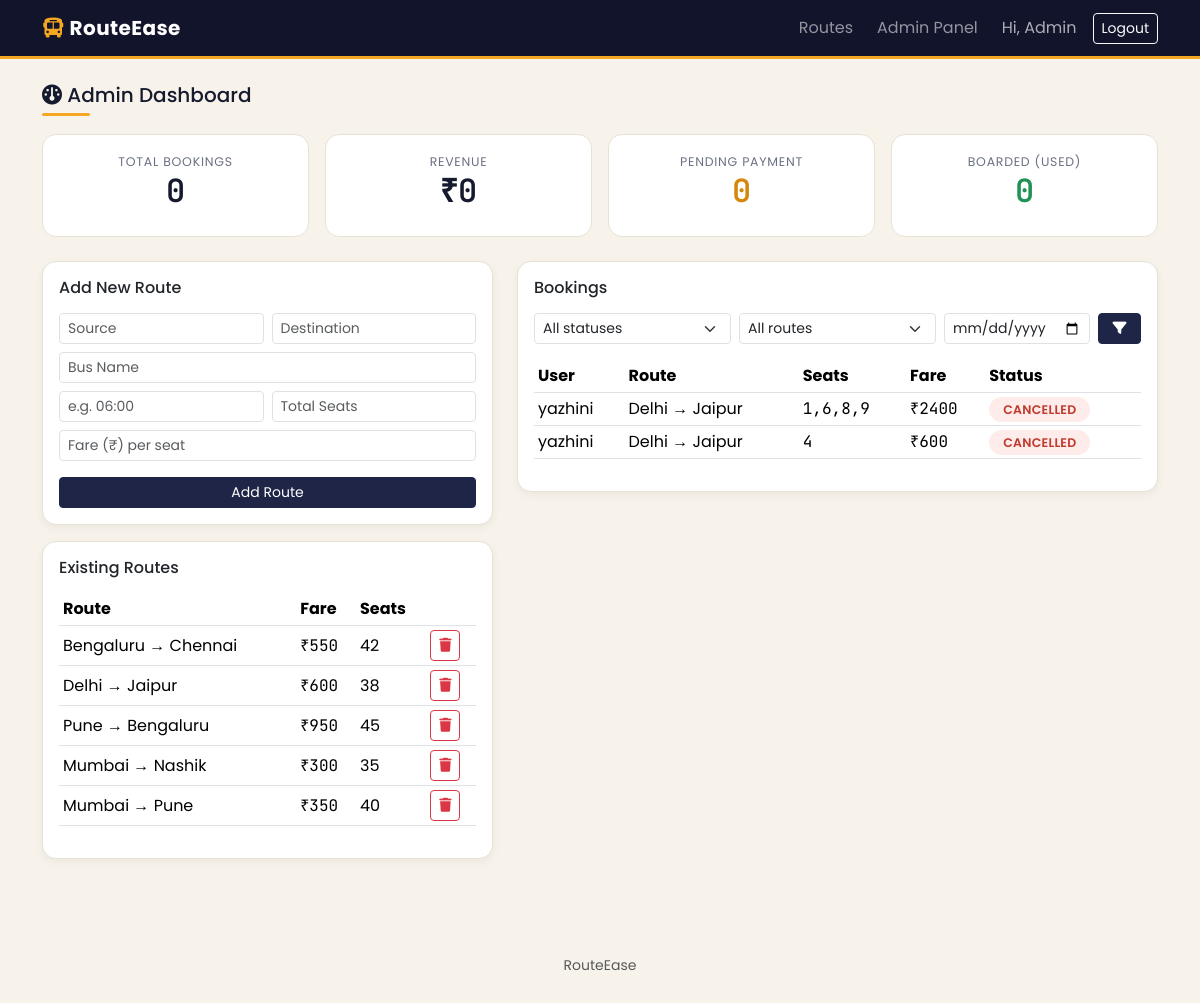
The page /admin (signed in) on the database its author committed.
### tables this page shows
CREATE TABLE routes (
            id INTEGER PRIMARY KEY AUTOINCREMENT,
            source TEXT NOT NULL,
            destination TEXT NOT NULL,
            bus_name TEXT NOT NULL,
            departure_time TEXT NOT NULL,
            total_seats INTEGER NOT NULL,
            fare REAL NOT NULL
        );

CREATE TABLE bookings (
            id INTEGER PRIMARY KEY AUTOINCREMENT,
            ticket_uid TEXT UNIQUE NOT NULL,
            user_id INTEGER NOT NULL,
            route_id INTEGER NOT NULL,
            passenger_name TEXT NOT NULL,
            seats INTEGER NOT NULL,
            seat_numbers TEXT NOT NULL DEFAULT '',
            fare_charged REAL NOT NULL,
            status TEXT DEFAULT 'PENDING_PAYMENT',
            booked_at TEXT DEFAULT (datetime('now')),
            paid_at TEXT,
            used_at TEXT,
            FOREIGN KEY (user_id) REFERENCES users (id),
            FOREIGN KEY (route_id) REFERENCES routes (id)
        );

CREATE TABLE users (
            id INTEGER PRIMARY KEY AUTOINCREMENT,
            name TEXT NOT NULL,
            email TEXT UNIQUE NOT NULL,
            password_hash TEXT NOT NULL,
            is_admin INTEGER DEFAULT 0,
            created_at TEXT DEFAULT (datetime('now'))
        );

### app.py (the view)
@app.route("/admin")
@admin_required
def admin_dashboard():
    status_filter = request.args.get("status", "").strip()
    route_filter = request.args.get("route_id", "").strip()
    date_filter = request.args.get("date", "").strip()
    conn = get_db()
    routes = conn.execute("SELECT * FROM routes ORDER BY id DESC").fetchall()
    query = """SELECT b.*, r.source, r.destination, u.name AS user_name
               FROM bookings b
               JOIN routes r ON b.route_id = r.id
               JOIN users u ON b.user_id = u.id
               WHERE 1=1"""
    params = []
    if status_filter:
        query += " AND b.status = ?"
        params.append(status_filter)
    if route_filter:
        query += " AND b.route_id = ?"
        params.append(route_filter)
    if date_filter:
        query += " AND date(b.booked_at) = ?"
        params.append(date_filter)
    query += " ORDER BY b.booked_at DESC LIMIT 100"
    bookings = conn.execute(query, params).fetchall()
    revenue = conn.execute(
        "SELECT COALESCE(SUM(fare_charged), 0) AS total FROM bookings WHERE status IN ('CONFIRMED','USED')"
    ).fetchone()["total"]
    total_bookings = conn.execute(
        "SELECT COUNT(*) AS c FROM bookings WHERE status != 'CANCELLED'"
    ).fetchone()["c"]
    pending_payments = conn.execute(
        "SELECT COUNT(*) AS c FROM bookings WHERE status = 'PENDING_PAYMENT'"
    ).fetchone()["c"]
    used_count = conn.execute(
        "SELECT COUNT(*) AS c FROM bookings WHERE status = 'USED'"
    ).fetchone()["c"]
    cancelled_count = conn.execute(
        "SELECT COUNT(*) AS c FROM bookings WHERE status = 'CANCELLED'"
    ).fetchone()["c"]
    conn.close()
    return render_template(
        "admin_dashboard.html",
        routes=routes,
        bookings=bookings,
        revenue=revenue,
        total_bookings=total_bookings,
        pending_payments=pending_payments,
        used_count=used_count,
        cancelled_count=cancelled_count,
        status_filter=status_filter,
        route_filter=route_filter,
        date_filter=date_filter,
    )

### app.py (called while the page is built)
def get_db():
    conn = sqlite3.connect(DB_PATH)
    conn.row_factory = sqlite3.Row
    conn.execute("PRAGMA foreign_keys = ON")
    return conn

def admin_required(view):
    @wraps(view)
    def wrapped(*args, **kwargs):
        if "user_id" not in session or not session.get("is_admin"):
            flash("Admin access required.", "danger")
            return redirect(url_for("login"))
        return view(*args, **kwargs)
    return wrapped

### templates/admin_dashboard.html (shortened to what this page needs)
{% extends "base.html" %}
{% block content %}
<h5 class="mb-0"><i class="fa-solid fa-gauge"></i> Admin Dashboard</h5>
<div class="divider-amber"></div>
<div class="row g-3 mb-4">
    <div class="col-6 col-md-3">
        <div class="stat-card">
            <div class="stat-label">Total Bookings</div>
            <h2>{{ total_bookings }}</h2>
        </div>
    </div>
    <div class="col-6 col-md-3">
        <div class="stat-card">
            <div class="stat-label">Revenue</div>
            <h2>₹{{ "%.0f"|format(revenue) }}</h2>
        </div>
    </div>
    <div class="col-6 col-md-3">
        <div class="stat-card">
            <div class="stat-label">Pending Payment</div>
            <h2 style="color:#d6860a;">{{ pending_payments }}</h2>
        </div>
    </div>
    <div class="col-6 col-md-3">
        <div class="stat-card">
            <div class="stat-label">Boarded (Used)</div>
            <h2 style="color:#1f9254;">{{ used_count }}</h2>
        </div>
    </div>
</div>
<div class="row g-4">
    <div class="col-lg-5">
        <div class="card route-card p-3">
            <h6 class="mb-3">Add New Route</h6>
            <form method="POST" action="{{ url_for('add_route') }}">
                <div class="row g-2">
                    <div class="col-6"><input class="form-control form-control-sm" name="source" placeholder="Source" required></div>
                    <div class="col-6"><input class="form-control form-control-sm" name="destination" placeholder="Destination" required></div>
                    <div class="col-12"><input class="form-control form-control-sm" name="bus_name" placeholder="Bus Name" required></div>
                    <div class="col-6"><input class="form-control form-control-sm" name="departure_time" placeholder="e.g. 06:00" required></div>
                    <div class="col-6"><input type="number" class="form-control form-control-sm" name="total_seats" placeholder="Total Seats" required></div>
                    <div class="col-12"><input type="number" step="0.01" class="form-control form-control-sm" name="fare" placeholder="Fare (₹) per seat" required></div>
                </div>
                <button class="btn btn-primary btn-sm w-100 mt-3" type="submit">Add Route</button>
            </form>
        </div>
        <div class="card route-card p-3 mt-3">
            <h6 class="mb-3">Existing Routes</h6>
            <div class="table-responsive">
                <table class="table table-sm align-middle">
                    <thead><tr><th>Route</th><th>Fare</th><th>Seats</th><th></th></tr></thead>
                    <tbody>
                    {% for r in routes %}
                        <tr>
                            <td>{{ r.source }} → {{ r.destination }}</td>
                            <td class="mono">₹{{ "%.0f"|format(r.fare) }}</td>
                            <td>{{ r.total_seats }}</td>
                            <td>
                                <form method="POST" action="{{ url_for('delete_route', route_id=r.id) }}" onsubmit="return confirm('Delete this route?');">
                                    <button class="btn btn-sm btn-outline-danger"><i class="fa-solid fa-trash"></i></button>
                                </form>
                            </td>
                        </tr>
                    {% endfor %}
                    </tbody>
                </table>
            </div>
        </div>
    </div>
    <div class="col-lg-7">
        <div class="card route-card p-3">
            <h6 class="mb-3">Bookings</h6>
            <form method="GET" class="row g-2 mb-3">
                <div class="col-md-4">
                    <select name="status" class="form-select form-select-sm">
                        <option value="">All statuses</option>
                    </select>
                </div>
                <div class="col-md-4">
                    <select name="route_id" class="form-select form-select-sm">
                        <option value="">All routes</option>
                    </select>
                </div>
                <div class="col-md-3">
                    <input type="date" name="date" class="form-control form-control-sm" value="{{ date_filter }}">
                </div>
                <div class="col-md-1">
                    <button class="btn btn-sm btn-primary w-100" type="submit"><i class="fa-solid fa-filter"></i></button>
                </div>
            </form>
            <div class="table-responsive">
                <table class="table table-sm align-middle">
                    <thead><tr><th>User</th><th>Route</th><th>Seats</th><th>Fare</th><th>Status</th></tr></thead>
                    <tbody>
                    {% for b in bookings %}
                        <tr>
                            <td>{{ b.user_name }}</td>
                            <td>{{ b.source }} → {{ b.destination }}</td>
                            <td class="mono">{{ b.seat_numbers }}</td>
                            <td class="mono">₹{{ "%.0f"|format(b.fare_charged) }}</td>
                            <td><span class="status-pill status-{{ b.status }}">{{ b.status.replace('_',' ') }}</span></td>
                        </tr>
                    {% else %}
                        <tr><td colspan="5" class="text-muted">No bookings match these filters.</td></tr>
                    {% endfor %}
                    </tbody>
                </table>
            </div>
        </div>
    </div>
</div>
{% endblock %}

### static/css/style.css (style rules this page uses)
:root { --ink: #161a2e; --indigo: #1f2547; --indigo-deep: #11142b; --amber: #f5a623; --amber-deep: #d6860a; --paper: #f7f3ea; --paper-card: #ffffff; --muted: #6b7184; --line: #e7e2d4; --success: #1f9254; --danger: #c0392b; }
* { box-sizing: border-box; }
body { background-color: var(--paper); font-family: 'Poppins', system-ui, sans-serif; color: var(--ink); }
.mono { font-family: 'JetBrains Mono', monospace; }
.route-card { border: 1px solid var(--line); border-radius: 14px; background: var(--paper-card); box-shadow: 0 3px 10px rgba(22,26,46,0.05); transition: transform 0.18s ease, box-shadow 0.18s ease; }
.status-pill { padding: 4px 14px; border-radius: 999px; font-weight: 600; font-size: 0.78rem; letter-spacing: 0.02em; }
.status-CANCELLED { background:#fdecea; color:var(--danger); }
.btn-primary { background: var(--indigo); border-color: var(--indigo); }
.stat-card { border-radius: 14px; border: 1px solid var(--line); background: var(--paper-card); padding: 18px; text-align: center; }
.stat-card h2 { font-family: 'JetBrains Mono', monospace; font-weight: 600; }
.stat-label { font-size: 0.78rem; color: var(--muted); text-transform: uppercase; letter-spacing: 0.06em; }
.divider-amber { height: 3px; width: 48px; background: var(--amber); border-radius: 2px; margin: 6px 0 18px; }

### rows shown on the page
routes: source "Bengaluru", destination "Chennai", fare "550", total_seats "42"
routes: source "Delhi", destination "Jaipur", fare "600", total_seats "38"
routes: source "Pune", destination "Bengaluru", fare "950", total_seats "45"
routes: source "Mumbai", destination "Nashik", fare "300", total_seats "35"
routes: source "Mumbai", destination "Pune", fare "350", total_seats "40"
bookings: user_name "yazhini", source "Delhi", destination "Jaipur", seat_numbers "1,6,8,9", fare_charged "2400", status.replace "CANCELLED"
bookings: user_name "yazhini", source "Delhi", destination "Jaipur", seat_numbers "4", fare_charged "600", status.replace "CANCELLED"

### other values the page prints
{{ session.user_name }} "Admin"
{{ total_bookings }} "0"
{{ "%.0f"|format(revenue) }} "0"
{{ pending_payments }} "0"
{{ used_count }} "0"
